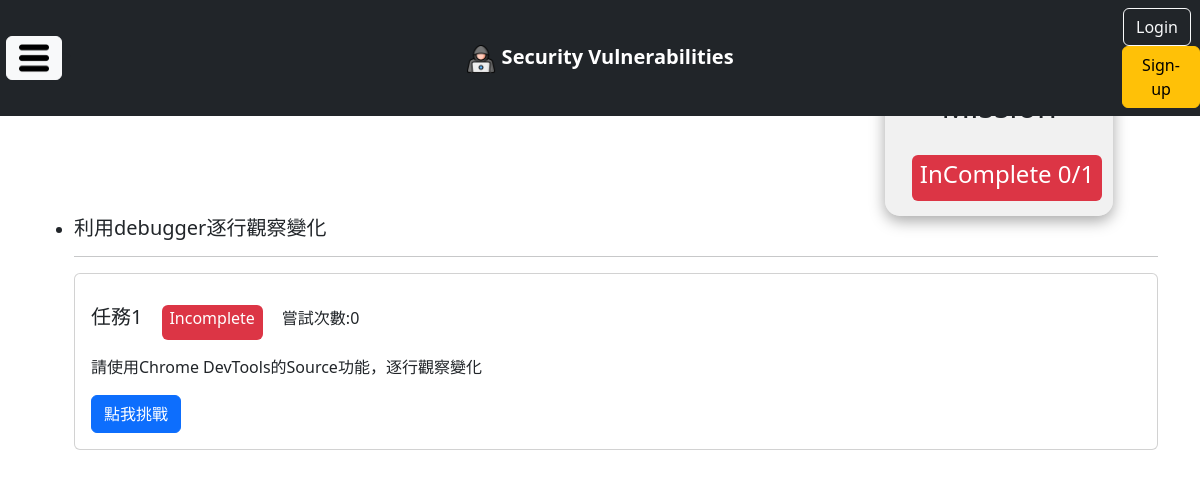
The page /devtools/source on the database its author committed.
### students/models.py (models this page shows, shortened)
class Mission(models.Model):
    title = models.CharField(max_length=100)
    description = models.TextField(default="")
    alias = models.CharField(max_length=100, default="")
    category = models.ForeignKey(MissionCategory, on_delete=models.CASCADE)

### students/views.py (the view)
# urls.py: path('devtools/source', students.devtools_source, name='DevSource'),
def devtools_source(request):
    category_id = MissionCategory.objects.get(title='Source').id
    missions_info, missions_complete_count = StudentService.get_missions_info(request.user.id, category_id)
    return render(request, 'students/dev_source.html', locals())

### students/service.py (called while the page is built)
    def get_max_attempts(user_id, mission_id):
        max_attempts = MissionRecord.objects.filter(student_id=user_id, mission_id=mission_id).aggregate(Max('attempts'))['attempts__max']
        return max_attempts if max_attempts != None else 0

    def get_missions_info(user_id, category_id):
        missions_info = []
        missions = Mission.objects.filter(category_id=category_id)
        missions_complete_count = 0
        for mission in missions:
            records = MissionRecord.objects.filter(student_id=user_id, mission_id=mission.id)
            is_completed = records.filter(is_completed=True).exists()
            if is_completed:
                missions_complete_count += 1
            missions_info.append({
                'mission': mission,
                'records': records,
                'is_completed': is_completed,
                'attempts': StudentService.get_max_attempts(user_id, mission.id),
                'last_attempt': records.order_by('-created_at').first().created_at if records.exists() else ''
            })
        return missions_info, missions_complete_count

### students/templatetags/filter.py (called while the page is built)
@register.filter
def length(list):
    return len(list)

### templates/students/dev_source.html (shortened to what this page needs)
{% extends "base.html" %}
{% block content%}
{% load filter %}
<div class="row">
    <div class="col-9">
        <h1>Source</h1>
    </div>
    <div class="col-3" style="text-align: center;background-color: #e3e3e381;width: 20%;border-radius: 15px; box-shadow: rgba(0, 0, 0, 0.35) 0px 5px 15px;">
        {% if missions_complete_count ==  missions_info|length %}
            <h2 style="margin: 15px;">Mission</h2>
            <span class="badge bg-success" style="margin: 15px;">
                <h4>complete {{ missions_complete_count }}/{{ missions_info|length }}</h4>
            </span>
        {% else %}
            <h2 style="margin: 15px;">Mission</h2>
            <span class="badge bg-danger" style="margin: 15px;">
                <h4>InComplete {{ missions_complete_count }}/{{ missions_info|length }}</h4>
            </span>
        {% endif %}
    </div>
</div>
{% for mission_info in missions_info %}
<ul>
    <li>
        <h5>{{ mission_info.mission.title }}</h4>
        <hr>
        <div class="card">
            <div class="card-body">
                <h5 class="card-title" style="display: inline;">任務{{ forloop.counter }}</h5>
                {% if mission_info.is_completed %}
                    <span class="badge bg-success" style="margin: 15px;">
                        <h6>Complete</h6>
                    </span>
                {% else %}
                    <span class="badge bg-danger" style="margin: 15px;">
                        <h6>Incomplete</h6>
                    </span>
                {% endif %}
                <span>嘗試次數:{{ mission_info.attempts }}</span>
                <p class="card-text">{{ mission_info.mission.description }}</p>
                <button type="button" class="btn btn-primary" data-bs-toggle="modal"
                    data-bs-target="#{{ mission_info.mission.alias }}">
                    點我挑戰
                </button>
            </div>
        </div>
    </li>
</ul>
{% endfor %}
{% endblock %}

### static/css/search.css (style rules this page uses)
h2 { text-align: center; }

### rows shown on the page
Mission: mission "利用debugger逐行觀察變化", attempts "0", mission.description "請使用Chrome DevTools的Source功能，逐行觀察變化"

### other values the page prints
{{ missions_complete_count }} "0"
{{ missions_info|length }} "1"
